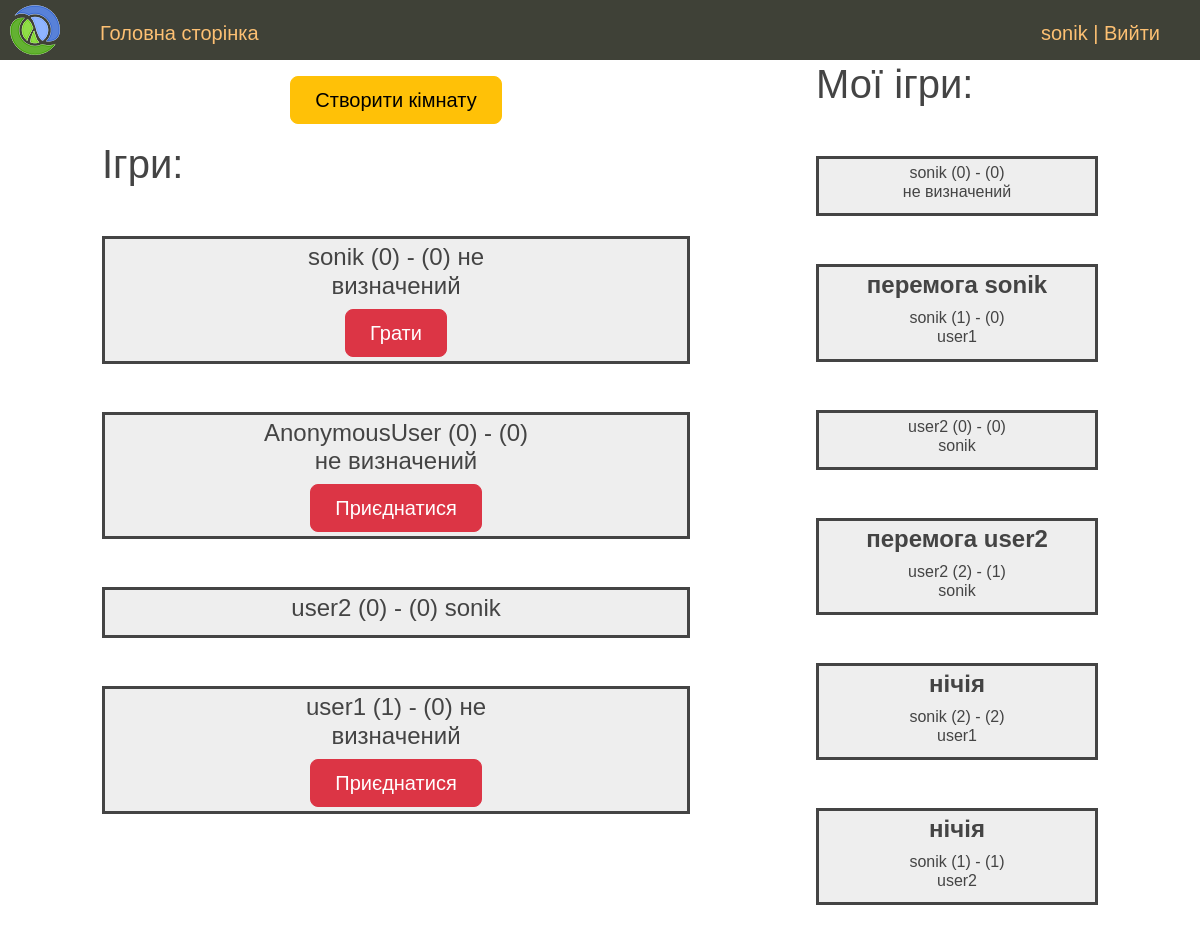
The app's page /rooms/ (signed in) with its own data.
### women/models.py (models this page shows)
class GameRoom(models.Model):
    user_1 = models.CharField(max_length=100, db_index=True)
    user_2 = models.CharField(max_length=100, db_index=True, default="не визначений")
    score_1 = models.IntegerField(default=0)
    score_2 = models.IntegerField(default=0)
    attempt_1 = models.IntegerField(default=0)
    attempt_2 = models.IntegerField(default=0)
    name_1 = models.CharField(max_length=100, db_index=True, default=0)
    name_2 = models.CharField(max_length=100, db_index=True, default=0)
    name_3 = models.CharField(max_length=100, db_index=True, default=0)
    year_1 = models.IntegerField(default=0)
    year_2 = models.IntegerField(default=0)
    year_3 = models.IntegerField(default=0)
    time_create = models.DateTimeField(auto_now_add=True)
    winner = models.CharField(max_length=100, db_index=True, default='нема')
    is_open = models.BooleanField(default=True)
    def get_absolute_url(self):
        return reverse('game', kwargs={'pk': self.pk})
    class Meta:
        ordering = ['-time_create']

### women/views.py (the view)
# urls.py: path('rooms/', rooms, name='rooms'),
def rooms(request):
    print(request.user)
    user = str(request.user)
    rooms = GameRoom.objects.filter(attempt_2=0) | GameRoom.objects.filter(attempt_1=0)
    rooms_user = GameRoom.objects.filter(user_2=user) | GameRoom.objects.filter(user_1=user)
    return render(request, 'women/rooms.html', locals())

### women/templates/women/rooms.html (shortened to what this page needs)
{% load static %}
<!DOCTYPE html>
<html lang="en">
<head>
    <link href="https://cdn.jsdelivr.net/npm/bootstrap@5.3.0-alpha1/dist/css/bootstrap.min.css" rel="stylesheet">
    <link type="text/css" href="{% static 'women/css/styles.css' %}" rel="stylesheet" />
</head>
<body>
<div class="header">
    <ul id="mainmenu" class="mainmenu">
        <li class="logo"><a href="/"><div class="logo"></div></a></li>
        <li><a href="/">Головна сторінка</a></li>
        <li class="last">{{user}} | <a href="/logout">Вийти</a></li>
    </ul>
</div>
<div class="row">
    <div class="col-1"></div>
    <div class="col-6">
        <div class="d-grid gap-2 d-sm-flex justify-content-sm-center py-3">
            <form method="post" action="/game/">{% csrf_token %}
                <button class="btn btn-warning btn-lg px-4 gap-3">Створити кімнату</button>
            </form>
        </div>
        <h1>Iгри:</h1>
        {% for r in rooms %}
        <div class="px-4 py-1 my-5 text-center" style="border-style:solid; background-color: #eee;">
            <div class="col-lg-6 mx-auto">
              <h4>{{r.user_1}} ({{r.score_1}}) - ({{r.score_2}}) {{r.user_2}}</h4>
              <div class="d-grid gap-2 d-sm-flex justify-content-sm-center">
                  {% if r.user_2 == 'не визначений' and r.user_1 != user and r.attempt_2 == 0 %}
                    <button type="button" class="btn btn-danger btn-lg px-4 gap-3"><a href="{{ r.get_absolute_url }}" style="color:white">Приєднатися</a></button>
                {% elif r.user_1 == user and r.attempt_1 == 0 %}
                    <button type="button" class="btn btn-danger btn-lg px-4 gap-3"><a href="{{ r.get_absolute_url }}" style="color:white">Грати</a></button>
                {% endif %}
              </div>
            </div>
        </div>
        {% endfor %}
    </div>
    <div class="col-1"></div>
    <div class="col-3">
        <h1>Мої ігри:</h1>
        {% for r in rooms_user %}
        <div class="px-4 py-1 my-5 text-center" style="border-style:solid; background-color: #eee;">
            {% if r.winner != 'нема' %}
                <h4 class="fw-bold">{{ r.winner }}</h4>
            {% endif %}
            <div class="col-lg-6 mx-auto">
              <h6>{{r.user_1}} ({{r.score_1}}) - ({{r.score_2}}) {{r.user_2}}</h6>
            </div>
        </div>
        {% endfor %}
    </div>
</div>
</body>
</html>

### women/static/women/css/styles.css (style rules this page uses)
html, body { font-family: 'Arial'; margin: 0; padding: 0; height: 100%; width: 100%; color: #444; }
a { color: #0059b2; text-decoration: none; }
.header { background: #3F4137; height: 60px; }
.logo { background: url('../images/logo.png') no-repeat 10px 5px; width: 70px; height: 60px; }
ul.mainmenu { list-style: none; margin: 0; padding: 0; height: 60px; color: #fdc073; font-size: 20px; overflow: hidden; }
ul.mainmenu li { float: left; margin: 18px 40px 0 30px; }
ul.mainmenu li.logo { margin: 0; }
ul.mainmenu li.last { float: right; }
ul.mainmenu li a { color: #fdc073; text-decoration: none; }

### records on screen
GameRoom: user_1 "sonik", score_1 "0", score_2 "0", user_2 "не визначений"
GameRoom: user_1 "AnonymousUser", score_1 "0", score_2 "0", user_2 "не визначений"
GameRoom: user_1 "user2", score_1 "0", score_2 "0", user_2 "sonik"
GameRoom: user_1 "user1", score_1 "1", score_2 "0", user_2 "не визначений"
GameRoom: winner "перемога sonik", user_1 "sonik", score_1 "1", score_2 "0", user_2 "user1"
GameRoom: winner "перемога user2", user_1 "user2", score_1 "2", score_2 "1", user_2 "sonik"
GameRoom: winner "нічія", user_1 "sonik", score_1 "2", score_2 "2", user_2 "user1"
GameRoom: winner "нічія", user_1 "sonik", score_1 "1", score_2 "1", user_2 "user2"

### other values on screen
{{ user }} "sonik"
